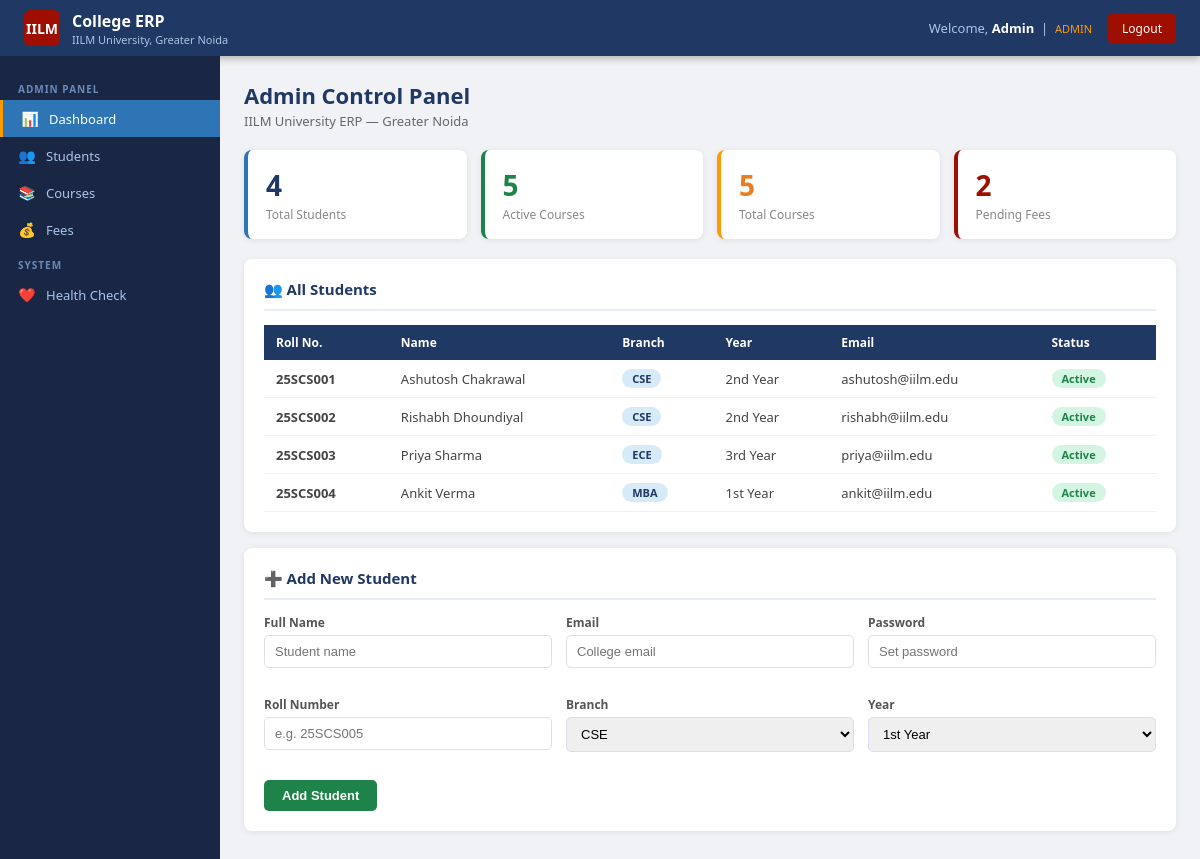
The app's page /dashboard (signed in) with its own data.
### tables this page shows
CREATE TABLE users (
        id INTEGER PRIMARY KEY AUTOINCREMENT,
        name TEXT NOT NULL,
        email TEXT UNIQUE NOT NULL,
        password TEXT NOT NULL,
        role TEXT NOT NULL DEFAULT 'student',
        roll_no TEXT,
        branch TEXT,
        year INTEGER DEFAULT 1
    );

### app.py (the view, shortened to what this page needs)
@app.route("/dashboard")
@login_required
def dashboard():
    conn = get_db()
    if session["role"] == "admin":
        students = conn.execute("SELECT COUNT(*) as c FROM users WHERE role='student'").fetchone()["c"]
        courses  = conn.execute("SELECT COUNT(*) as c FROM courses").fetchone()["c"]
        pending  = conn.execute("SELECT COUNT(*) as c FROM fees WHERE status='Pending'").fetchone()["c"]
        all_students = conn.execute("SELECT * FROM users WHERE role='student'").fetchall()
        conn.close()
        return render_template("admin_dashboard.html",
                               students=students, courses=courses, pending_fees=pending,
                               all_students=all_students)

### app.py (called while the page is built)
def get_db():
    conn = sqlite3.connect(DB)
    conn.row_factory = sqlite3.Row
    return conn

def login_required(f):
    @wraps(f)
    def decorated(*args, **kwargs):
        if "user_id" not in session:
            return redirect(url_for("login"))
        return f(*args, **kwargs)
    return decorated

### templates/admin_dashboard.html (shortened to what this page needs)
{% extends "base.html" %}
{% block content %}
<div class="page-header">
  <h1>Admin Control Panel</h1>
  <p>IILM University ERP — Greater Noida</p>
</div>
<div class="stats-grid">
  <div class="stat-card">
    <div class="stat-num">{{ students }}</div>
    <div class="stat-label">Total Students</div>
  </div>
  <div class="stat-card green">
    <div class="stat-num">5</div>
    <div class="stat-label">Active Courses</div>
  </div>
  <div class="stat-card orange">
    <div class="stat-num">{{ courses }}</div>
    <div class="stat-label">Total Courses</div>
  </div>
  <div class="stat-card red">
    <div class="stat-num">{{ pending_fees }}</div>
    <div class="stat-label">Pending Fees</div>
  </div>
</div>
<div class="card">
  <div class="card-header">👥 All Students</div>
  <table>
    <tr>
      <th>Roll No.</th><th>Name</th><th>Branch</th><th>Year</th><th>Email</th><th>Status</th>
    </tr>
    {% for s in all_students %}
    <tr>
      <td><strong>{{ s.roll_no }}</strong></td>
      <td>{{ s.name }}</td>
      <td><span class="badge badge-blue">{{ s.branch }}</span></td>
      <td>{{ s.year }}{% if s.year==1 %}st{% elif s.year==2 %}nd{% elif s.year==3 %}rd{% else %}th{% endif %} Year</td>
      <td>{{ s.email }}</td>
      <td><span class="badge badge-green">Active</span></td>
    </tr>
    {% endfor %}
  </table>
</div>
<div class="card">
  <div class="card-header">➕ Add New Student</div>
  <form method="POST" action="{{ url_for('add_student') }}" style="display:grid;grid-template-columns:1fr 1fr 1fr;gap:14px;">
    <div class="form-group">
      <label>Full Name</label>
      <input name="name" placeholder="Student name" required/>
    </div>
    <div class="form-group">
      <label>Email</label>
      <input name="email" type="email" placeholder="College email" required/>
    </div>
    <div class="form-group">
      <label>Password</label>
      <input name="password" type="password" placeholder="Set password" required/>
    </div>
    <div class="form-group">
      <label>Roll Number</label>
      <input name="roll_no" placeholder="e.g. 25SCS005" required/>
    </div>
    <div class="form-group">
      <label>Branch</label>
      <select name="branch">
        <option>CSE</option><option>ECE</option><option>MBA</option><option>MCA</option>
      </select>
    </div>
    <div class="form-group">
      <label>Year</label>
      <select name="year">
        <option value="1">1st Year</option>
      </select>
    </div>
    <div style="grid-column:1/-1;">
      <button type="submit" class="btn btn-success">Add Student</button>
    </div>
  </form>
</div>
{% endblock %}

### templates/base.html (style rules this page uses)
* { margin:0;padding:0;box-sizing:border-box; }
body { font-family:'Segoe UI',Arial,sans-serif;background:#f0f2f5;min-height:100vh; }
.page-header { margin-bottom:20px; }
.page-header h1 { font-size:22px;color:#1F3864;font-weight:700; }
.page-header p { color:#666;font-size:13px;margin-top:2px; }
.card { background:white;border-radius:8px;padding:20px;box-shadow:0 1px 6px rgba(0,0,0,0.08);margin-bottom:16px; }
.card-header { font-size:15px;font-weight:700;color:#1F3864;margin-bottom:14px;padding-bottom:10px;border-bottom:2px solid #e8edf5; }
.stats-grid { display:grid;grid-template-columns:repeat(auto-fit,minmax(180px,1fr));gap:14px;margin-bottom:20px; }
.stat-card { background:white;border-radius:8px;padding:16px 18px;box-shadow:0 1px 6px rgba(0,0,0,0.08);border-left:4px solid #2E75B6; }
.stat-card.red { border-left-color:#9E0F00; }
.stat-card.green { border-left-color:#1d8348; }
.stat-card.orange { border-left-color:#FF9900; }
.stat-num { font-size:28px;font-weight:800;color:#1F3864; }
.stat-card.red .stat-num { color:#9E0F00; }
.stat-card.green .stat-num { color:#1d8348; }
.stat-card.orange .stat-num { color:#e67e22; }
.stat-label { font-size:12px;color:#888;margin-top:2px; }
table { width:100%;border-collapse:collapse;font-size:13px; }
th { background:#1F3864;color:white;padding:9px 12px;text-align:left;font-weight:600;font-size:12px; }
td { padding:9px 12px;border-bottom:1px solid #f0f0f0;color:#444; }
.badge { display:inline-block;padding:2px 10px;border-radius:10px;font-size:11px;font-weight:600; }
.badge-green { background:#d5f5e3;color:#1d8348; }
.badge-blue { background:#d6eaf8;color:#1F3864; }
.form-group { margin-bottom:14px; }
.form-group label { display:block;font-size:12px;color:#555;margin-bottom:4px;font-weight:600; }
.form-group input,.form-group select { width:100%;padding:8px 10px;border:1px solid #dde;border-radius:5px;font-size:13px; }
.btn { padding:8px 18px;border:none;border-radius:5px;font-size:13px;font-weight:600;cursor:pointer; }
.btn-success { background:#1d8348;color:white; }

### records on screen
users: roll_no "25SCS001", name "Ashutosh Chakrawal", branch "CSE", year "2", shows "nd", email "ashutosh@iilm.edu"
users: roll_no "25SCS002", name "Rishabh Dhoundiyal", branch "CSE", year "2", email "rishabh@iilm.edu"
users: roll_no "25SCS003", name "Priya Sharma", branch "ECE", year "3", shows "rd", email "priya@iilm.edu"
users: roll_no "25SCS004", name "Ankit Verma", branch "MBA", year "1", shows "st", email "ankit@iilm.edu"

### other values on screen
{{ session.name }} "Admin"
{{ session.role }} "ADMIN"
{{ students }} "4"
{{ courses }} "5"
{{ pending_fees }} "2"
